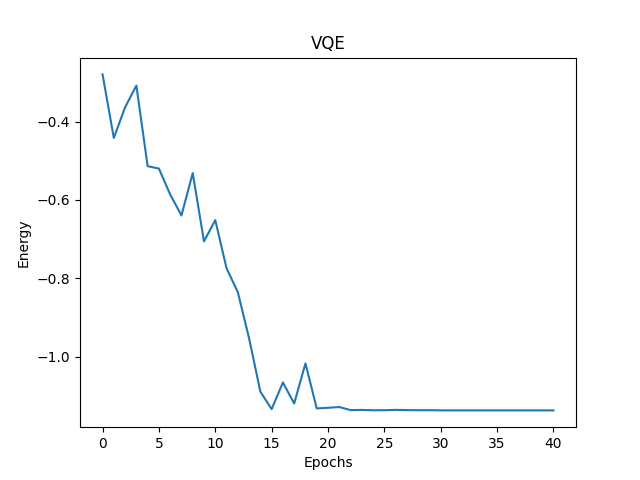

Write the Python code that produced this figure.
import cudaq
import matplotlib.pyplot as plt
from scipy.optimize import minimize
import numpy as np

# Single precision
#cudaq.set_target("nvidia")
# Double precision
#cudaq.set_target("nvidia-fp64")
# Number of hydrogen atoms.
hydrogen_count = 2

# Distance between the atoms in Angstroms.
bond_distance = 0.7474

# Define a linear chain of Hydrogen atoms
geometry = [('H', (0, 0, i * bond_distance)) for i in range(hydrogen_count)]

hamiltonian, data = cudaq.chemistry.create_molecular_hamiltonian(
    geometry, 'sto-3g', 1, 0)

electron_count = data.n_electrons
qubit_count = 2 * data.n_orbitals

@cudaq.kernel
def kernel(thetas: list[float]):

    qubits = cudaq.qvector(qubit_count)

    for i in range(electron_count):
        x(qubits[i])

    cudaq.kernels.uccsd(qubits, thetas, electron_count, qubit_count)


parameter_count = cudaq.kernels.uccsd_num_parameters(electron_count,
                                                     qubit_count)

optimizer = cudaq.optimizers.COBYLA()

energy, parameters = cudaq.vqe(kernel,
                               hamiltonian,
                               optimizer,
                               parameter_count=parameter_count)

print(energy)

# Define a function to minimize
def cost(theta):

    exp_val = cudaq.observe(kernel, hamiltonian, theta).expectation()

    return exp_val


exp_vals = []


def callback(xk):
    exp_vals.append(cost(xk))


# Initial variational parameters.
np.random.seed(42)
x0 = np.random.normal(0, np.pi, parameter_count)

# Use the scipy optimizer to minimize the function of interest
result = minimize(cost,
                  x0,
                  method='COBYLA',
                  callback=callback,
                  options={'maxiter': 40})

plt.plot(exp_vals)
plt.xlabel('Epochs')
plt.ylabel('Energy')
plt.title('VQE')
plt.savefig("vqe.png")
